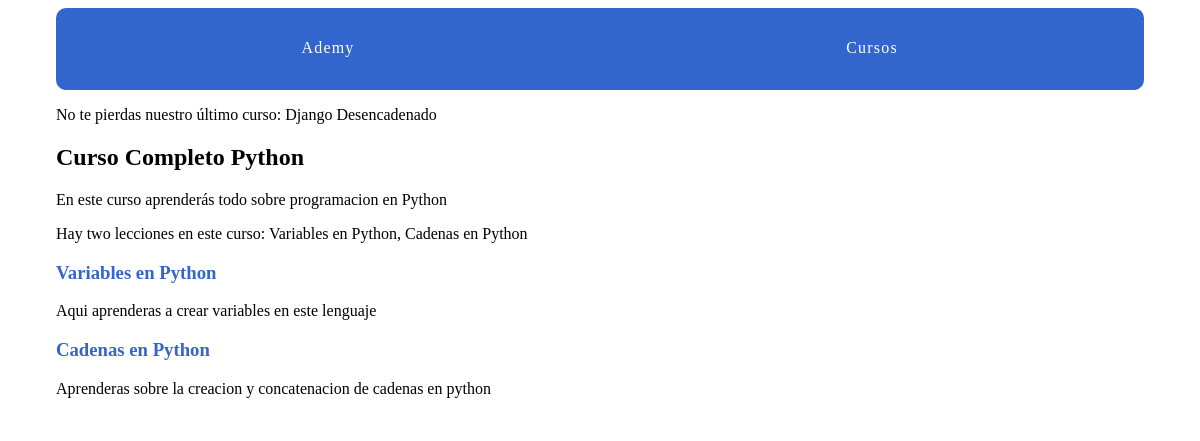
The page /courses/1/ on the database its author committed.
### courses/models.py (models this page shows)
class Course(models.Model):
    created_at = models.DateTimeField(auto_now_add=True)
    title = models.CharField(max_length=255)
    description = models.TextField()
    def __str__(self):
        return self.title

class Lesson(models.Model):
    title = models.CharField(max_length=255)
    description = models.TextField()
    content = models.TextField(blank=True, default='')
    order = models.IntegerField(default=0)
    course = models.ForeignKey(Course, on_delete=models.CASCADE)
    class Meta:
        ordering = ['order',]
    def __str__(self):
        return self.title

### courses/views.py (the view)
# urls.py: path('<int:pk>/', views.course_detail, name='detail'),
def course_detail(request, pk):
    course = get_object_or_404(Course, pk=pk)
    return render(request, 'courses/course_detail.html', {'course': course})

### courses/templatetags/course_extras.py (called while the page is built)
@register.simple_tag
def last_course():
    return Course.objects.latest('created_at')

@register.filter('markdown_to_html')
def markdown_to_html(markdown_text):
    html_body = markdown2.markdown(markdown_text)
    return mark_safe(html_body)

### courses/templates/courses/course_detail.html (shortened to what this page needs)
{% extends "layout.html" %}
{% load  humanize course_extras %}
{% block content %}
<article>
    <h2>{{ course.title }}</h2>
    {{ course.description }}
    <p>Hay {{ course.lesson_set.count|apnumber }} leccion{{ course.lesson_set.count|pluralize:"es" }} en este curso: {{ course.lesson_set.all|join:", " }} </p>
    <section>
        {% for lesson in course.lesson_set.all %}
            <h3>
                <a href="{% url 'courses:lesson_detail' course_pk=lesson.course.pk lesson_pk=lesson.pk%}">{{ lesson.title }} </a>
            </h3>
            {{ lesson.description|markdown_to_html }}
        {% endfor %}
    </section>
</article>
{% endblock %}

### ademy/templates/layout.html (shortened to what this page needs)
{% load static from staticfiles%}
{% load course_extras %}
<!DOCTYPE html>
<html lang="es" dir="ltr">
  <head>
    <link rel="stylesheet" href="{% static 'css/layout.css' %}">
  </head>
  <body>
    <div class="site-container">
      <nav>
        <a href="{% url 'home' %}">Ademy</a>
        <a href="{% url 'courses:list' %}">Cursos</a>
      </nav>
      <p>No te pierdas nuestro último curso: {% last_course %}</p>
      {% block content %}{% endblock %}
    </div>
  </body>
</html>

### assets/css/layout.css (style rules this page uses)
html { box-sizing: border-box; }
*, *::after, *::before { box-sizing: inherit; }
.site-container { max-width: 68em; margin-left: auto; margin-right: auto; }
.site-container::after { clear: both; content: ""; display: table; }
.site-container nav { width: 100%; display: table; width: 100%; table-layout: fixed; border-bottom-left-radius: 10px; border-bottom-right-radius: 10px; border-top-left-radius: 10px; border-top-right-radius: 10px; border-bottom-left-radius: 10px; border-top-left-radius: 10px; border-bottom-right-radius: 10px; border-top-right-radius: 10px; background-color: #3366CC; margin-bottom: 1em; overflow: hidden; }
.site-container nav a { display: table-cell; width: 8.33333%; padding: 10px; border-bottom: 2px solid #3366CC; color: #FFFFFF; letter-spacing: 0.075em; line-height: 60px; text-align: center; text-decoration: none; }
article h2 a, article h3 a { color: #3366CC; text-decoration: none; }

### rows shown on the page
Course: title "Django Desencadenado"
Course: title "Curso Completo Python", description "En este curso aprenderás todo sobre programacion en Python", lesson_set.count|apnumber "two", lesson_set.all "Variables en Python, Cadenas en Python"
Lesson: title "Variables en Python", description "Aqui aprenderas a crear variables en este lenguaje"
Lesson: title "Cadenas en Python", description "Aprenderas sobre la creacion y concatenacion de cadenas en python"
